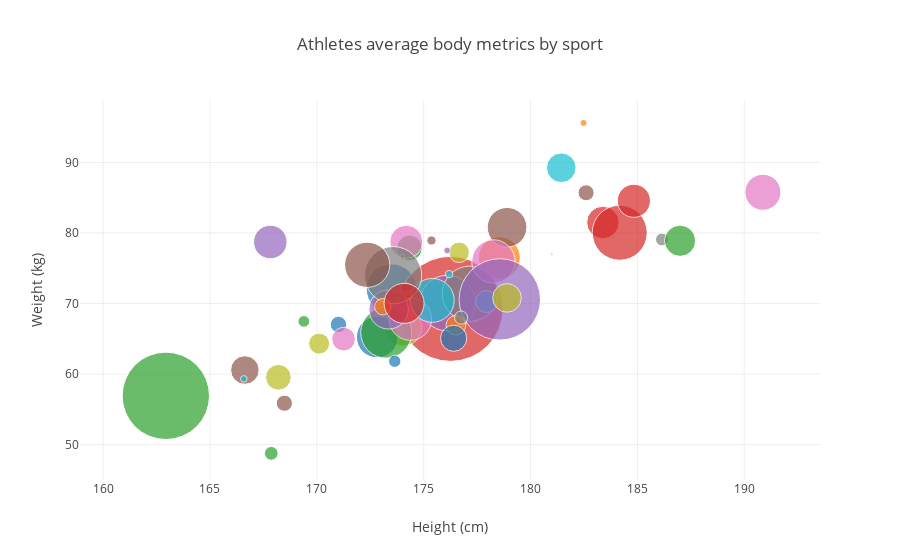

Notebook cell for this chart:
### Code cell
init_notebook_mode(connected=True)

data = []
for sport in df4plot['Sport']:
    ds = df4plot[df4plot['Sport']==sport]
    trace = go.Scatter(x = ds['Height'],y = ds['Weight'], name = sport,
                       marker = dict(symbol='circle',
                                   sizemode ='area',
                                   sizeref = 7,
                                   size = ds['ID'],))
    data.append(trace)
                         
layout = go.Layout(title='Athletes average body metrics by sport',
                   xaxis=dict(title ='Height (cm)'),
                   yaxis=dict(title ='Weight (kg)'),
                   showlegend=False,)

fig = dict(data = data, layout = layout)

iplot(fig, filename='Ave_body_metrics_by_sport')

### Figure 1 — Plotly figure (JSON) as saved in the notebook; plotly's stock layout.template omitted (floating-point values rounded to 4 significant figures)
{"data": [{"marker": {"size": [8829], "sizemode": "area", "sizeref": 7, "symbol": "circle"}, "name": "Alpine Skiing", "type": "scatter", "uid": "b9f90e38-f111-11e8-ab0a-6a00023e0920", "x": [173.5], "y": [72.07]}, {"marker": {"size": [2334], "sizemode": "area", "sizeref": 7, "symbol": "circle"}, "name": "Archery", "type": "scatter", "uid": "b9f910b8-f111-11e8-9fe4-6a00023e0920", "x": [173.2], "y": [70.01]}, {"marker": {"size": [2263], "sizemode": "area", "sizeref": 7, "symbol": "circle"}, "name": "Art Competitions", "type": "scatter", "uid": "b9f911f8-f111-11e8-b9e4-6a00023e0920", "x": [174.3], "y": [77.89]}, {"marker": {"size": [38624], "sizemode": "area", "sizeref": 7, "symbol": "circle"}, "name": "Athletics", "type": "scatter", "uid": "b9f91310-f111-11e8-811d-6a00023e0920", "x": [176.3], "y": [69.25]}, {"marker": {"size": [1457], "sizemode": "area", "sizeref": 7, "symbol": "circle"}, "name": "Badminton", "type": "scatter", "uid": "b9f9141e-f111-11e8-ba94-6a00023e0920", "x": [174.2], "y": [68.17]}, {"marker": {"size": [894], "sizemode": "area", "sizeref": 7, "symbol": "circle"}, "name": "Baseball", "type": "scatter", "uid": "b9f91522-f111-11e8-bdfe-6a00023e0920", "x": [182.6], "y": [85.71]}, {"marker": {"size": [4536], "sizemode": "area", "sizeref": 7, "symbol": "circle"}, "name": "Basketball", "type": "scatter", "uid": "b9f9162e-f111-11e8-a4df-6a00023e0920", "x": [190.9], "y": [85.78]}, {"marker": {"size": [564], "sizemode": "area", "sizeref": 7, "symbol": "circle"}, "name": "Beach Volleyball", "type": "scatter", "uid": "b9f91734-f111-11e8-8784-6a00023e0920", "x": [186.1], "y": [79.09]}, {"marker": {"size": [4893], "sizemode": "area", "sizeref": 7, "symbol": "circle"}, "name": "Biathlon", "type": "scatter", "uid": "b9f91836-f111-11e8-b84b-6a00023e0920", "x": [174.0], "y": [66.63]}, {"marker": {"size": [3058], "sizemode": "area", "sizeref": 7, "symbol": "circle"}, "name": "Bobsleigh", "type": "scatter", "uid": "b9f91948-f111-11e8-aa95-6a00023e0920", "x": [181.4], "y": [89.25]}, {"marker": {"size": [6047], "sizemode": "area", "sizeref": 7, "symbol": "circle"}, "name": "Boxing", "type": "scatter", "uid": "b9f91a4a-f111-11e8-827a-6a00023e0920", "x": [172.8], "y": [65.25]}, {"marker": {"size": [6171], "sizemode": "area", "sizeref": 7, "symbol": "circle"}, "name": "Canoeing", "type": "scatter", "uid": "b9f91b50-f111-11e8-9515-6a00023e0920", "x": [178.5], "y": [76.49]}, {"marker": {"size": [9133], "sizemode": "area", "sizeref": 7, "symbol": "circle"}, "name": "Cross Country Skiing", "type": "scatter", "uid": "b9f91cb6-f111-11e8-a3d5-6a00023e0920", "x": [173.2], "y": [65.88]}, {"marker": {"size": [463], "sizemode": "area", "sizeref": 7, "symbol": "circle"}, "name": "Curling", "type": "scatter", "uid": "b9f91dd8-f111-11e8-87d6-6a00023e0920", "x": [174.2], "y": [72.13]}, {"marker": {"size": [10827], "sizemode": "area", "sizeref": 7, "symbol": "circle"}, "name": "Cycling", "type": "scatter", "uid": "b9f91edc-f111-11e8-9d9c-6a00023e0920", "x": [176.1], "y": [70.07]}, {"marker": {"size": [2842], "sizemode": "area", "sizeref": 7, "symbol": "circle"}, "name": "Diving", "type": "scatter", "uid": "b9f91fd4-f111-11e8-a2b9-6a00023e0920", "x": [166.6], "y": [60.57]}, {"marker": {"size": [6343], "sizemode": "area", "sizeref": 7, "symbol": "circle"}, "name": "Equestrianism", "type": "scatter", "uid": "b9f920da-f111-11e8-8bc3-6a00023e0920", "x": [174.4], "y": [67.8]}, {"marker": {"size": [10735], "sizemode": "area", "sizeref": 7, "symbol": "circle"}, "name": "Fencing", "type": "scatter", "uid": "b9f921dc-f111-11e8-8e1b-6a00023e0920", "x": [177.2], "y": [71.39]}, {"marker": {"size": [2298], "sizemode": "area", "sizeref": 7, "symbol": "circle"}, "name": "Figure Skating", "type": "scatter", "uid": "b9f922e2-f111-11e8-9727-6a00023e0920", "x": [168.2], "y": [59.54]}, {"marker": {"size": [6745], "sizemode": "area", "sizeref": 7, "symbol": "circle"}, "name": "Football", "type": "scatter", "uid": "b9f923e6-f111-11e8-8f32-6a00023e0920", "x": [175.4], "y": [70.45]}, {"marker": {"size": [937], "sizemode": "area", "sizeref": 7, "symbol": "circle"}, "name": "Freestyle Skiing", "type": "scatter", "uid": "b9f924ec-f111-11e8-bb8e-6a00023e0920", "x": [171.0], "y": [67.03]}, {"marker": {"size": [247], "sizemode": "area", "sizeref": 7, "symbol": "circle"}, "name": "Golf", "type": "scatter", "uid": "b9f925ee-f111-11e8-9aee-6a00023e0920", "x": [174.3], "y": [71.19]}, {"marker": {"size": [26707], "sizemode": "area", "sizeref": 7, "symbol": "circle"}, "name": "Gymnastics", "type": "scatter", "uid": "b9f9274a-f111-11e8-9d7b-6a00023e0920", "x": [162.9], "y": [56.92]}, {"marker": {"size": [3665], "sizemode": "area", "sizeref": 7, "symbol": "circle"}, "name": "Handball", "type": "scatter", "uid": "b9f92864-f111-11e8-b534-6a00023e0920", "x": [183.4], "y": [81.5]}, {"marker": {"size": [5417], "sizemode": "area", "sizeref": 7, "symbol": "circle"}, "name": "Hockey", "type": "scatter", "uid": "b9f92968-f111-11e8-b074-6a00023e0920", "x": [173.4], "y": [69.17]}, {"marker": {"size": [5516], "sizemode": "area", "sizeref": 7, "symbol": "circle"}, "name": "Ice Hockey", "type": "scatter", "uid": "b9f92a64-f111-11e8-ab7e-6a00023e0920", "x": [178.9], "y": [80.81]}, {"marker": {"size": [3801], "sizemode": "area", "sizeref": 7, "symbol": "circle"}, "name": "Judo", "type": "scatter", "uid": "b9f92b66-f111-11e8-a1c5-6a00023e0920", "x": [174.2], "y": [78.76]}, {"marker": {"size": [60], "sizemode": "area", "sizeref": 7, "symbol": "circle"}, "name": "Lacrosse", "type": "scatter", "uid": "b9f92c6c-f111-11e8-ab22-6a00023e0920", "x": [174], "y": [76.71]}, {"marker": {"size": [1479], "sizemode": "area", "sizeref": 7, "symbol": "circle"}, "name": "Luge", "type": "scatter", "uid": "b9f92d6e-f111-11e8-ab06-6a00023e0920", "x": [176.7], "y": [77.26]}, {"marker": {"size": [1677], "sizemode": "area", "sizeref": 7, "symbol": "circle"}, "name": "Modern Pentathlon", "type": "scatter", "uid": "b9f92e74-f111-11e8-93a7-6a00023e0920", "x": [177.9], "y": [70.28]}, {"marker": {"size": [17], "sizemode": "area", "sizeref": 7, "symbol": "circle"}, "name": "Motorboating", "type": "scatter", "uid": "b9f92f76-f111-11e8-9895-6a00023e0920", "x": [181], "y": [77]}, {"marker": {"size": [1344], "sizemode": "area", "sizeref": 7, "symbol": "circle"}, "name": "Nordic Combined", "type": "scatter", "uid": "b9f930ca-f111-11e8-bdf8-6a00023e0920", "x": [176.5], "y": [66.91]}, {"marker": {"size": [658], "sizemode": "area", "sizeref": 7, "symbol": "circle"}, "name": "Rhythmic Gymnastics", "type": "scatter", "uid": "b9f931e2-f111-11e8-ab33-6a00023e0920", "x": [167.9], "y": [48.76]}, {"marker": {"size": [10595], "sizemode": "area", "sizeref": 7, "symbol": "circle"}, "name": "Rowing", "type": "scatter", "uid": "b9f932dc-f111-11e8-a65e-6a00023e0920", "x": [184.2], "y": [80.04]}, {"marker": {"size": [162], "sizemode": "area", "sizeref": 7, "symbol": "circle"}, "name": "Rugby", "type": "scatter", "uid": "b9f933e2-f111-11e8-9e16-6a00023e0920", "x": [176.1], "y": [77.53]}, {"marker": {"size": [299], "sizemode": "area", "sizeref": 7, "symbol": "circle"}, "name": "Rugby Sevens", "type": "scatter", "uid": "b9f934da-f111-11e8-a887-6a00023e0920", "x": [175.4], "y": [78.94]}, {"marker": {"size": [6549], "sizemode": "area", "sizeref": 7, "symbol": "circle"}, "name": "Sailing", "type": "scatter", "uid": "b9f9362e-f111-11e8-a37b-6a00023e0920", "x": [178.3], "y": [75.98]}, {"marker": {"size": [11448], "sizemode": "area", "sizeref": 7, "symbol": "circle"}, "name": "Shooting", "type": "scatter", "uid": "b9f93746-f111-11e8-8798-6a00023e0920", "x": [173.6], "y": [74.03]}, {"marker": {"size": [1534], "sizemode": "area", "sizeref": 7, "symbol": "circle"}, "name": "Short Track Speed Skating", "type": "scatter", "uid": "b9f93854-f111-11e8-bf0f-6a00023e0920", "x": [170.1], "y": [64.31]}, {"marker": {"size": [199], "sizemode": "area", "sizeref": 7, "symbol": "circle"}, "name": "Skeleton", "type": "scatter", "uid": "b9f9396e-f111-11e8-9fb2-6a00023e0920", "x": [176.2], "y": [74.17]}, {"marker": {"size": [2401], "sizemode": "area", "sizeref": 7, "symbol": "circle"}, "name": "Ski Jumping", "type": "scatter", "uid": "b9f93a7a-f111-11e8-83dc-6a00023e0920", "x": [176.4], "y": [65.08]}, {"marker": {"size": [936], "sizemode": "area", "sizeref": 7, "symbol": "circle"}, "name": "Snowboarding", "type": "scatter", "uid": "b9f93bf6-f111-11e8-93bb-6a00023e0920", "x": [173.1], "y": [69.55]}, {"marker": {"size": [478], "sizemode": "area", "sizeref": 7, "symbol": "circle"}, "name": "Softball", "type": "scatter", "uid": "b9f93d22-f111-11e8-93b6-6a00023e0920", "x": [169.4], "y": [67.47]}, {"marker": {"size": [5613], "sizemode": "area", "sizeref": 7, "symbol": "circle"}, "name": "Speed Skating", "type": "scatter", "uid": "b9f93e38-f111-11e8-91ed-6a00023e0920", "x": [174.1], "y": [70.03]}, {"marker": {"size": [23195], "sizemode": "area", "sizeref": 7, "symbol": "circle"}, "name": "Swimming", "type": "scatter", "uid": "b9f93f52-f111-11e8-8649-6a00023e0920", "x": [178.6], "y": [70.59]}, {"marker": {"size": [909], "sizemode": "area", "sizeref": 7, "symbol": "circle"}, "name": "Synchronized Swimming", "type": "scatter", "uid": "b9f94068-f111-11e8-9b23-6a00023e0920", "x": [168.5], "y": [55.86]}, {"marker": {"size": [1955], "sizemode": "area", "sizeref": 7, "symbol": "circle"}, "name": "Table Tennis", "type": "scatter", "uid": "b9f94182-f111-11e8-9662-6a00023e0920", "x": [171.3], "y": [64.96]}, {"marker": {"size": [606], "sizemode": "area", "sizeref": 7, "symbol": "circle"}, "name": "Taekwondo", "type": "scatter", "uid": "b9f94290-f111-11e8-8da5-6a00023e0920", "x": [176.8], "y": [68.01]}, {"marker": {"size": [2862], "sizemode": "area", "sizeref": 7, "symbol": "circle"}, "name": "Tennis", "type": "scatter", "uid": "b9f943a6-f111-11e8-82e8-6a00023e0920", "x": [178.9], "y": [70.8]}, {"marker": {"size": [152], "sizemode": "area", "sizeref": 7, "symbol": "circle"}, "name": "Trampolining", "type": "scatter", "uid": "b9f944b6-f111-11e8-a1f6-6a00023e0920", "x": [166.6], "y": [59.32]}, {"marker": {"size": [529], "sizemode": "area", "sizeref": 7, "symbol": "circle"}, "name": "Triathlon", "type": "scatter", "uid": "b9f945cc-f111-11e8-804e-6a00023e0920", "x": [173.6], "y": [61.82]}, {"marker": {"size": [170], "sizemode": "area", "sizeref": 7, "symbol": "circle"}, "name": "Tug-Of-War", "type": "scatter", "uid": "b9f9474a-f111-11e8-a0c9-6a00023e0920", "x": [182.5], "y": [95.62]}, {"marker": {"size": [3404], "sizemode": "area", "sizeref": 7, "symbol": "circle"}, "name": "Volleyball", "type": "scatter", "uid": "b9f94876-f111-11e8-8a12-6a00023e0920", "x": [187.0], "y": [78.9]}, {"marker": {"size": [3846], "sizemode": "area", "sizeref": 7, "symbol": "circle"}, "name": "Water Polo", "type": "scatter", "uid": "b9f94986-f111-11e8-ba7d-6a00023e0920", "x": [184.8], "y": [84.57]}, {"marker": {"size": [3937], "sizemode": "area", "sizeref": 7, "symbol": "circle"}, "name": "Weightlifting", "type": "scatter", "uid": "b9f94a88-f111-11e8-a0a3-6a00023e0920", "x": [167.8], "y": [78.73]}, {"marker": {"size": [7154], "sizemode": "area", "sizeref": 7, "symbol": "circle"}, "name": "Wrestling", "type": "scatter", "uid": "b9f94b8c-f111-11e8-8880-6a00023e0920", "x": [172.4], "y": [75.5]}], "layout": {"showlegend": false, "title": "Athletes average body metrics by sport", "xaxis": {"title": "Height (cm)"}, "yaxis": {"title": "Weight (kg)"}}}
